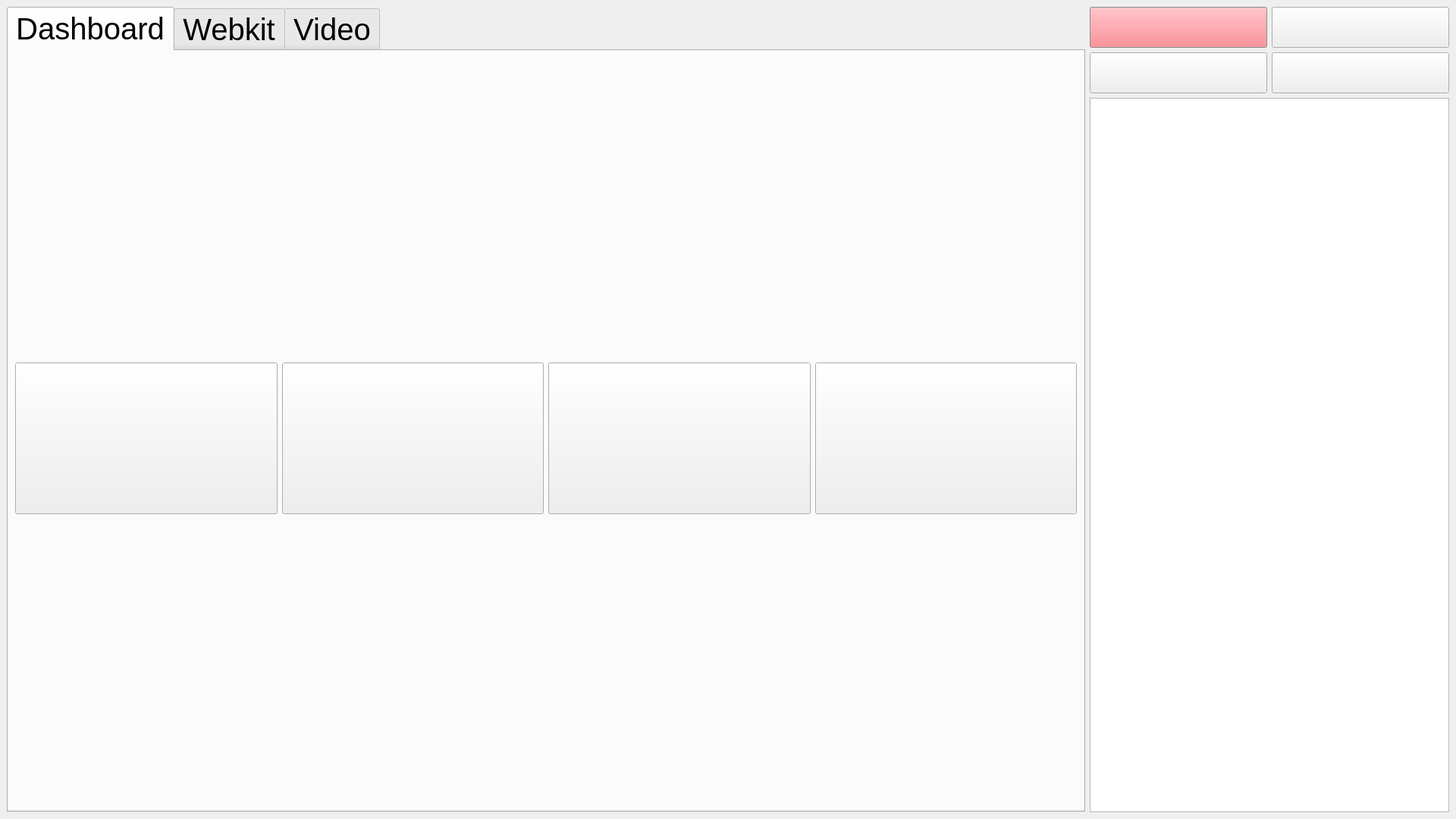
<?xml version="1.0" encoding="UTF-8"?>
<ui version="4.0">
 <class>MainWindow</class>
 <widget class="QMainWindow" name="MainWindow">
  <property name="geometry">
   <rect>
    <x>0</x>
    <y>0</y>
    <width>1920</width>
    <height>1080</height>
   </rect>
  </property>
  <property name="font">
   <font>
    <pointsize>30</pointsize>
   </font>
  </property>
  <property name="windowTitle">
   <string>MainWindow</string>
  </property>
  <property name="tabShape">
   <enum>QTabWidget::Rounded</enum>
  </property>
  <widget class="QWidget" name="centralwidget">
   <layout class="QHBoxLayout" name="horizontalLayout">
    <item alignment="Qt::AlignLeft">
     <widget class="QTabWidget" name="tabWidget">
      <property name="tabPosition">
       <enum>QTabWidget::North</enum>
      </property>
      <property name="tabShape">
       <enum>QTabWidget::Rounded</enum>
      </property>
      <property name="currentIndex">
       <number>0</number>
      </property>
      <property name="elideMode">
       <enum>Qt::ElideNone</enum>
      </property>
      <property name="usesScrollButtons">
       <bool>false</bool>
      </property>
      <property name="movable">
       <bool>true</bool>
      </property>
      <widget class="QWidget" name="tab_dashboard">
       <attribute name="title">
        <string>Dashboard</string>
       </attribute>
       <layout class="QVBoxLayout" name="verticalLayout_2">
        <item>
         <layout class="QVBoxLayout" name="chartLayout">
          <item>
           <spacer name="horizontalSpacer">
            <property name="orientation">
             <enum>Qt::Horizontal</enum>
            </property>
            <property name="sizeHint" stdset="0">
             <size>
              <width>1400</width>
              <height>20</height>
             </size>
            </property>
           </spacer>
          </item>
         </layout>
        </item>
        <item>
         <layout class="QHBoxLayout" name="downButtonsLayout">
          <item>
           <widget class="QPushButton" name="pushButton_heart">
            <property name="minimumSize">
             <size>
              <width>40</width>
              <height>200</height>
             </size>
            </property>
            <property name="text">
             <string/>
            </property>
            <property name="icon">
             <iconset resource="../resources/resources.qrc">
              <normaloff>:/icons/heart.svg</normaloff>:/icons/heart.svg</iconset>
            </property>
            <property name="iconSize">
             <size>
              <width>150</width>
              <height>150</height>
             </size>
            </property>
           </widget>
          </item>
          <item>
           <widget class="QPushButton" name="pushButton_bolt">
            <property name="minimumSize">
             <size>
              <width>40</width>
              <height>200</height>
             </size>
            </property>
            <property name="text">
             <string/>
            </property>
            <property name="icon">
             <iconset resource="../resources/resources.qrc">
              <normaloff>:/icons/bolt.svg</normaloff>:/icons/bolt.svg</iconset>
            </property>
            <property name="iconSize">
             <size>
              <width>150</width>
              <height>150</height>
             </size>
            </property>
           </widget>
          </item>
          <item>
           <widget class="QPushButton" name="pushButton_lock">
            <property name="minimumSize">
             <size>
              <width>40</width>
              <height>200</height>
             </size>
            </property>
            <property name="text">
             <string/>
            </property>
            <property name="icon">
             <iconset resource="../resources/resources.qrc">
              <normaloff>:/icons/lock.svg</normaloff>:/icons/lock.svg</iconset>
            </property>
            <property name="iconSize">
             <size>
              <width>150</width>
              <height>150</height>
             </size>
            </property>
           </widget>
          </item>
          <item>
           <widget class="QPushButton" name="pushButton_clean">
            <property name="minimumSize">
             <size>
              <width>40</width>
              <height>200</height>
             </size>
            </property>
            <property name="text">
             <string/>
            </property>
            <property name="icon">
             <iconset resource="../resources/resources.qrc">
              <normaloff>:/icons/clean.svg</normaloff>:/icons/clean.svg</iconset>
            </property>
            <property name="iconSize">
             <size>
              <width>150</width>
              <height>150</height>
             </size>
            </property>
           </widget>
          </item>
         </layout>
        </item>
       </layout>
      </widget>
      <widget class="QWidget" name="tab_webview">
       <attribute name="title">
        <string>Webkit</string>
       </attribute>
       <layout class="QVBoxLayout" name="verticalLayout_5">
        <item>
         <layout class="QVBoxLayout" name="webviewLayout"/>
        </item>
       </layout>
      </widget>
      <widget class="QWidget" name="tab_video">
       <attribute name="title">
        <string>Video</string>
       </attribute>
       <layout class="QVBoxLayout" name="verticalLayout_4">
        <item>
         <layout class="QVBoxLayout" name="videoLayout"/>
        </item>
       </layout>
      </widget>
     </widget>
    </item>
    <item>
     <layout class="QVBoxLayout" name="verticalLayout">
      <item>
       <layout class="QGridLayout" name="gridLayout">
        <item row="0" column="0">
         <widget class="QPushButton" name="pushButton_exit">
          <property name="palette">
           <palette>
            <active>
             <colorrole role="WindowText">
              <brush brushstyle="SolidPattern">
               <color alpha="255">
                <red>253</red>
                <green>109</green>
                <blue>119</blue>
               </color>
              </brush>
             </colorrole>
             <colorrole role="Button">
              <brush brushstyle="SolidPattern">
               <color alpha="255">
                <red>253</red>
                <green>109</green>
                <blue>119</blue>
               </color>
              </brush>
             </colorrole>
             <colorrole role="Light">
              <brush brushstyle="SolidPattern">
               <color alpha="255">
                <red>255</red>
                <green>255</green>
                <blue>255</blue>
               </color>
              </brush>
             </colorrole>
             <colorrole role="Midlight">
              <brush brushstyle="SolidPattern">
               <color alpha="255">
                <red>221</red>
                <green>223</green>
                <blue>222</blue>
               </color>
              </brush>
             </colorrole>
             <colorrole role="Dark">
              <brush brushstyle="SolidPattern">
               <color alpha="255">
                <red>93</red>
                <green>95</green>
                <blue>95</blue>
               </color>
              </brush>
             </colorrole>
             <colorrole role="Mid">
              <brush brushstyle="SolidPattern">
               <color alpha="255">
                <red>125</red>
                <green>127</green>
                <blue>127</blue>
               </color>
              </brush>
             </colorrole>
             <colorrole role="Text">
              <brush brushstyle="SolidPattern">
               <color alpha="255">
                <red>0</red>
                <green>0</green>
                <blue>0</blue>
               </color>
              </brush>
             </colorrole>
             <colorrole role="BrightText">
              <brush brushstyle="SolidPattern">
               <color alpha="255">
                <red>255</red>
                <green>255</green>
                <blue>255</blue>
               </color>
              </brush>
             </colorrole>
             <colorrole role="ButtonText">
              <brush brushstyle="SolidPattern">
               <color alpha="255">
                <red>0</red>
                <green>0</green>
                <blue>0</blue>
               </color>
              </brush>
             </colorrole>
             <colorrole role="Base">
              <brush brushstyle="SolidPattern">
               <color alpha="255">
                <red>255</red>
                <green>255</green>
                <blue>255</blue>
               </color>
              </brush>
             </colorrole>
             <colorrole role="Window">
              <brush brushstyle="SolidPattern">
               <color alpha="255">
                <red>187</red>
                <green>191</green>
                <blue>190</blue>
               </color>
              </brush>
             </colorrole>
             <colorrole role="Shadow">
              <brush brushstyle="SolidPattern">
               <color alpha="255">
                <red>0</red>
                <green>0</green>
                <blue>0</blue>
               </color>
              </brush>
             </colorrole>
             <colorrole role="AlternateBase">
              <brush brushstyle="SolidPattern">
               <color alpha="255">
                <red>221</red>
                <green>223</green>
                <blue>222</blue>
               </color>
              </brush>
             </colorrole>
             <colorrole role="ToolTipBase">
              <brush brushstyle="SolidPattern">
               <color alpha="255">
                <red>255</red>
                <green>255</green>
                <blue>220</blue>
               </color>
              </brush>
             </colorrole>
             <colorrole role="ToolTipText">
              <brush brushstyle="SolidPattern">
               <color alpha="255">
                <red>0</red>
                <green>0</green>
                <blue>0</blue>
               </color>
              </brush>
             </colorrole>
             <colorrole role="PlaceholderText">
              <brush brushstyle="SolidPattern">
               <color alpha="128">
                <red>0</red>
                <green>0</green>
                <blue>0</blue>
               </color>
              </brush>
             </colorrole>
            </active>
            <inactive>
             <colorrole role="WindowText">
              <brush brushstyle="SolidPattern">
               <color alpha="255">
                <red>253</red>
                <green>109</green>
                <blue>119</blue>
               </color>
              </brush>
             </colorrole>
             <colorrole role="Button">
              <brush brushstyle="SolidPattern">
               <color alpha="255">
                <red>253</red>
                <green>109</green>
                <blue>119</blue>
               </color>
              </brush>
             </colorrole>
             <colorrole role="Light">
              <brush brushstyle="SolidPattern">
               <color alpha="255">
                <red>255</red>
                <green>255</green>
                <blue>255</blue>
               </color>
              </brush>
             </colorrole>
             <colorrole role="Midlight">
              <brush brushstyle="SolidPattern">
               <color alpha="255">
                <red>221</red>
                <green>223</green>
                <blue>222</blue>
               </color>
              </brush>
             </colorrole>
             <colorrole role="Dark">
              <brush brushstyle="SolidPattern">
               <color alpha="255">
                <red>93</red>
                <green>95</green>
                <blue>95</blue>
               </color>
              </brush>
             </colorrole>
             <colorrole role="Mid">
              <brush brushstyle="SolidPattern">
               <color alpha="255">
                <red>125</red>
                <green>127</green>
                <blue>127</blue>
               </color>
              </brush>
             </colorrole>
             <colorrole role="Text">
              <brush brushstyle="SolidPattern">
               <color alpha="255">
                <red>0</red>
                <green>0</green>
                <blue>0</blue>
               </color>
              </brush>
             </colorrole>
             <colorrole role="BrightText">
              <brush brushstyle="SolidPattern">
               <color alpha="255">
                <red>255</red>
                <green>255</green>
                <blue>255</blue>
               </color>
              </brush>
             </colorrole>
             <colorrole role="ButtonText">
              <brush brushstyle="SolidPattern">
               <color alpha="255">
                <red>0</red>
                <green>0</green>
                <blue>0</blue>
               </color>
              </brush>
             </colorrole>
             <colorrole role="Base">
              <brush brushstyle="SolidPattern">
               <color alpha="255">
                <red>255</red>
                <green>255</green>
                <blue>255</blue>
               </color>
              </brush>
             </colorrole>
             <colorrole role="Window">
              <brush brushstyle="SolidPattern">
               <color alpha="255">
                <red>187</red>
                <green>191</green>
                <blue>190</blue>
               </color>
              </brush>
             </colorrole>
             <colorrole role="Shadow">
              <brush brushstyle="SolidPattern">
               <color alpha="255">
                <red>0</red>
                <green>0</green>
                <blue>0</blue>
               </color>
              </brush>
             </colorrole>
             <colorrole role="AlternateBase">
              <brush brushstyle="SolidPattern">
               <color alpha="255">
                <red>221</red>
                <green>223</green>
                <blue>222</blue>
               </color>
              </brush>
             </colorrole>
             <colorrole role="ToolTipBase">
              <brush brushstyle="SolidPattern">
               <color alpha="255">
                <red>255</red>
                <green>255</green>
                <blue>220</blue>
               </color>
              </brush>
             </colorrole>
             <colorrole role="ToolTipText">
              <brush brushstyle="SolidPattern">
               <color alpha="255">
                <red>0</red>
                <green>0</green>
                <blue>0</blue>
               </color>
              </brush>
             </colorrole>
             <colorrole role="PlaceholderText">
              <brush brushstyle="SolidPattern">
               <color alpha="128">
                <red>0</red>
                <green>0</green>
                <blue>0</blue>
               </color>
              </brush>
             </colorrole>
            </inactive>
            <disabled>
             <colorrole role="WindowText">
              <brush brushstyle="SolidPattern">
               <color alpha="255">
                <red>93</red>
                <green>95</green>
                <blue>95</blue>
               </color>
              </brush>
             </colorrole>
             <colorrole role="Button">
              <brush brushstyle="SolidPattern">
               <color alpha="255">
                <red>253</red>
                <green>109</green>
                <blue>119</blue>
               </color>
              </brush>
             </colorrole>
             <colorrole role="Light">
              <brush brushstyle="SolidPattern">
               <color alpha="255">
                <red>255</red>
                <green>255</green>
                <blue>255</blue>
               </color>
              </brush>
             </colorrole>
             <colorrole role="Midlight">
              <brush brushstyle="SolidPattern">
               <color alpha="255">
                <red>221</red>
                <green>223</green>
                <blue>222</blue>
               </color>
              </brush>
             </colorrole>
             <colorrole role="Dark">
              <brush brushstyle="SolidPattern">
               <color alpha="255">
                <red>93</red>
                <green>95</green>
                <blue>95</blue>
               </color>
              </brush>
             </colorrole>
             <colorrole role="Mid">
              <brush brushstyle="SolidPattern">
               <color alpha="255">
                <red>125</red>
                <green>127</green>
                <blue>127</blue>
               </color>
              </brush>
             </colorrole>
             <colorrole role="Text">
              <brush brushstyle="SolidPattern">
               <color alpha="255">
                <red>93</red>
                <green>95</green>
                <blue>95</blue>
               </color>
              </brush>
             </colorrole>
             <colorrole role="BrightText">
              <brush brushstyle="SolidPattern">
               <color alpha="255">
                <red>255</red>
                <green>255</green>
                <blue>255</blue>
               </color>
              </brush>
             </colorrole>
             <colorrole role="ButtonText">
              <brush brushstyle="SolidPattern">
               <color alpha="255">
                <red>93</red>
                <green>95</green>
                <blue>95</blue>
               </color>
              </brush>
             </colorrole>
             <colorrole role="Base">
              <brush brushstyle="SolidPattern">
               <color alpha="255">
                <red>187</red>
                <green>191</green>
                <blue>190</blue>
               </color>
              </brush>
             </colorrole>
             <colorrole role="Window">
              <brush brushstyle="SolidPattern">
               <color alpha="255">
                <red>187</red>
                <green>191</green>
                <blue>190</blue>
               </color>
              </brush>
             </colorrole>
             <colorrole role="Shadow">
              <brush brushstyle="SolidPattern">
               <color alpha="255">
                <red>0</red>
                <green>0</green>
                <blue>0</blue>
               </color>
              </brush>
             </colorrole>
             <colorrole role="AlternateBase">
              <brush brushstyle="SolidPattern">
               <color alpha="255">
                <red>187</red>
                <green>191</green>
                <blue>190</blue>
               </color>
              </brush>
             </colorrole>
             <colorrole role="ToolTipBase">
              <brush brushstyle="SolidPattern">
               <color alpha="255">
                <red>255</red>
                <green>255</green>
                <blue>220</blue>
               </color>
              </brush>
             </colorrole>
             <colorrole role="ToolTipText">
              <brush brushstyle="SolidPattern">
               <color alpha="255">
                <red>0</red>
                <green>0</green>
                <blue>0</blue>
               </color>
              </brush>
             </colorrole>
             <colorrole role="PlaceholderText">
              <brush brushstyle="SolidPattern">
               <color alpha="128">
                <red>0</red>
                <green>0</green>
                <blue>0</blue>
               </color>
              </brush>
             </colorrole>
            </disabled>
           </palette>
          </property>
          <property name="text">
           <string/>
          </property>
          <property name="icon">
           <iconset resource="../resources/resources.qrc">
            <normaloff>:/icons/exit.svg</normaloff>:/icons/exit.svg</iconset>
          </property>
          <property name="iconSize">
           <size>
            <width>100</width>
            <height>100</height>
           </size>
          </property>
          <property name="checkable">
           <bool>false</bool>
          </property>
         </widget>
        </item>
        <item row="0" column="1">
         <widget class="QPushButton" name="pushButton_4">
          <property name="text">
           <string/>
          </property>
          <property name="icon">
           <iconset resource="../resources/resources.qrc">
            <normaloff>:/icons/add.svg</normaloff>:/icons/add.svg</iconset>
          </property>
          <property name="iconSize">
           <size>
            <width>100</width>
            <height>100</height>
           </size>
          </property>
         </widget>
        </item>
        <item row="1" column="1">
         <widget class="QPushButton" name="pushButton_5">
          <property name="text">
           <string/>
          </property>
          <property name="icon">
           <iconset resource="../resources/resources.qrc">
            <normaloff>:/icons/sync.svg</normaloff>:/icons/sync.svg</iconset>
          </property>
          <property name="iconSize">
           <size>
            <width>100</width>
            <height>100</height>
           </size>
          </property>
         </widget>
        </item>
        <item row="1" column="0">
         <widget class="QPushButton" name="pushButton_rocket">
          <property name="text">
           <string/>
          </property>
          <property name="icon">
           <iconset resource="../resources/resources.qrc">
            <normaloff>:/icons/rocket.svg</normaloff>:/icons/rocket.svg</iconset>
          </property>
          <property name="iconSize">
           <size>
            <width>100</width>
            <height>100</height>
           </size>
          </property>
         </widget>
        </item>
       </layout>
      </item>
      <item>
       <widget class="QListWidget" name="listLayout">
        <property name="spacing">
         <number>6</number>
        </property>
       </widget>
      </item>
     </layout>
    </item>
   </layout>
  </widget>
 </widget>
 <resources>
  <include location="../resources/resources.qrc"/>
 </resources>
 <connections>
  <connection>
   <sender>pushButton_exit</sender>
   <signal>clicked()</signal>
   <receiver>MainWindow</receiver>
   <slot>close()</slot>
   <hints>
    <hint type="sourcelabel">
     <x>1346</x>
     <y>41</y>
    </hint>
    <hint type="destinationlabel">
     <x>828</x>
     <y>370</y>
    </hint>
   </hints>
  </connection>
 </connections>
</ui>
